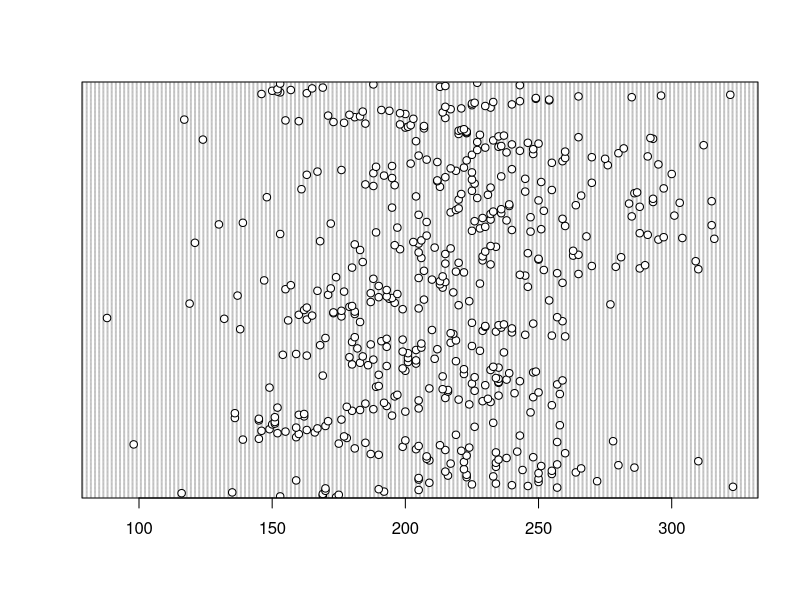
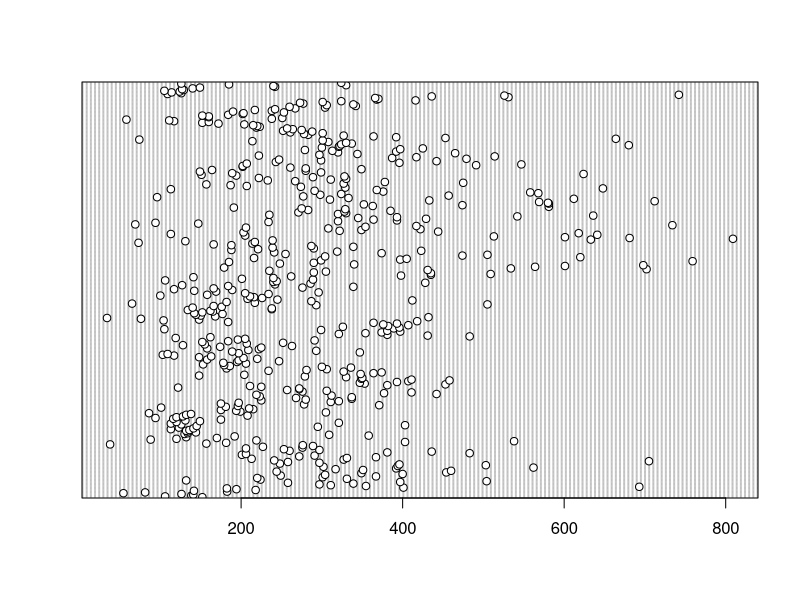
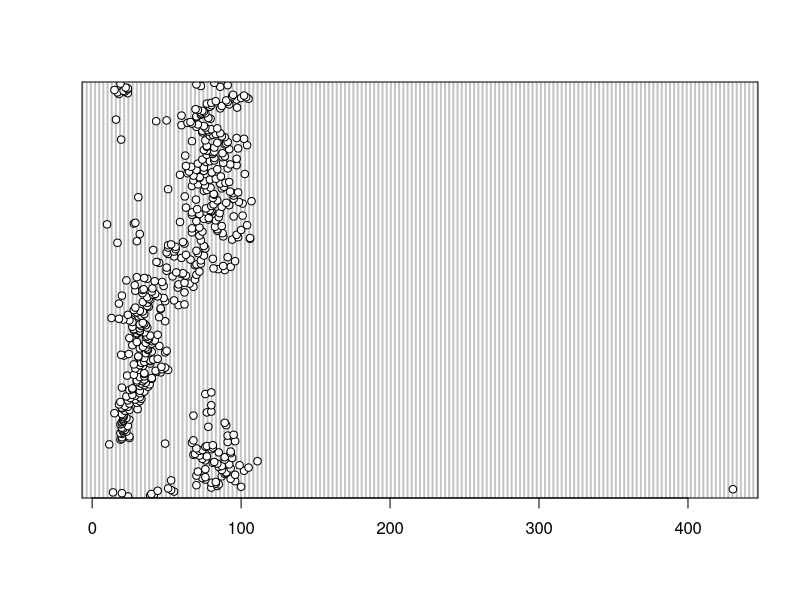
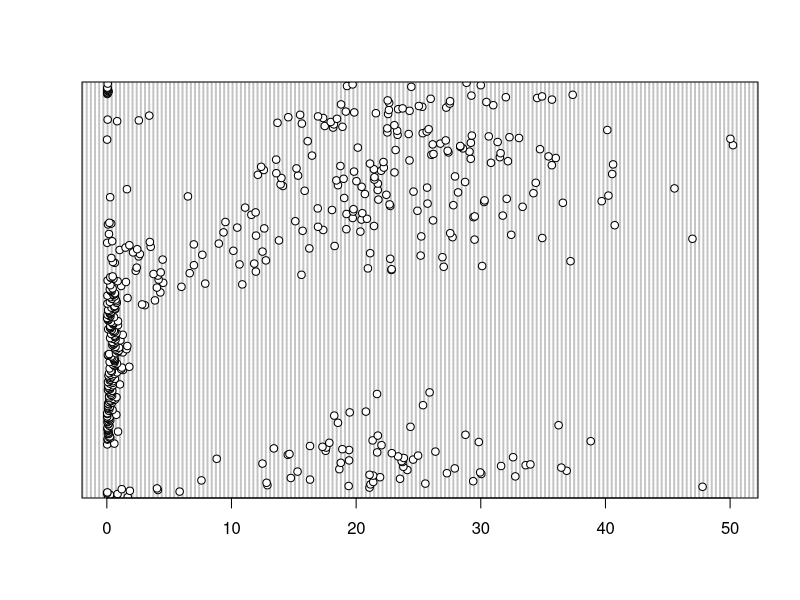
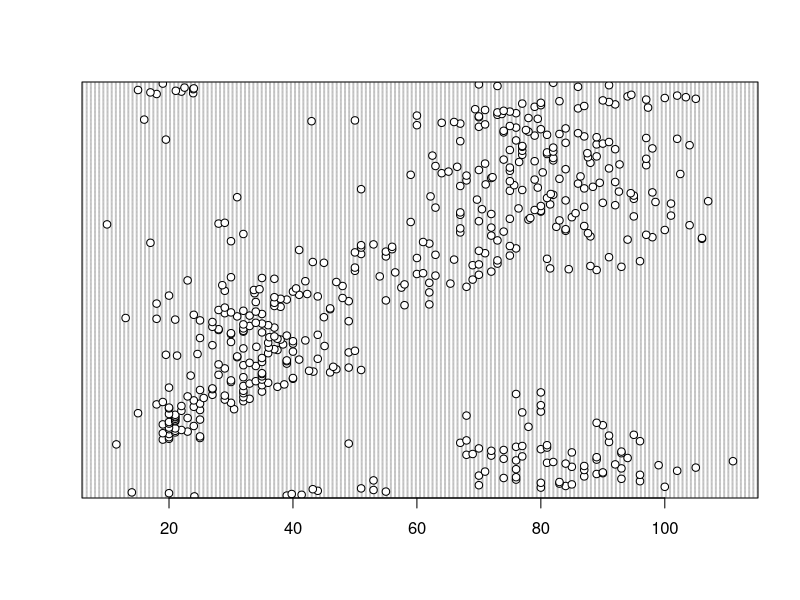
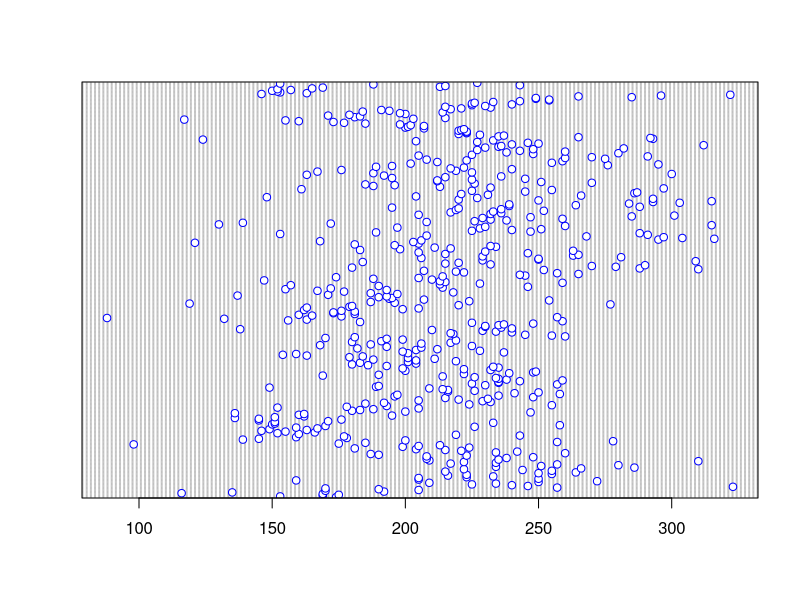
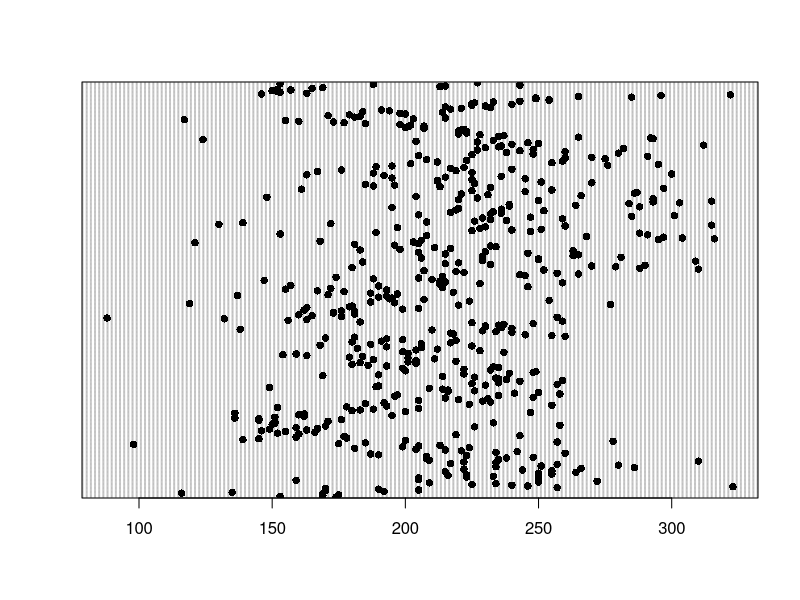
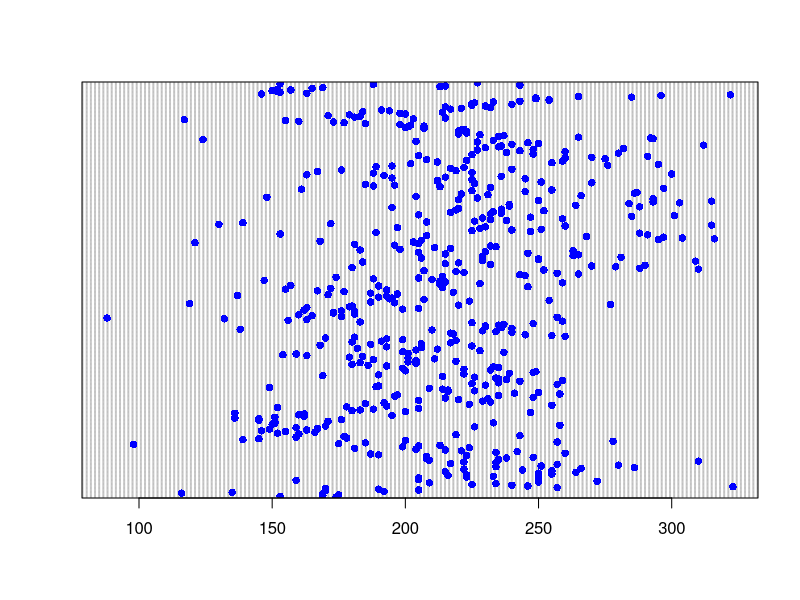

Write R code to recreate these figures, in order. (Note: this script raises an error after producing the figures.)
#Data exploration and Visualisation 
#Material written by Dr. Alex Douglas at Aberdeen University
#you can find the instructions here: https://alexd106.github.io/QUADstatR/exercise_4.html for more details and background
getwd()
#set your working directory
setwd("C:/Users/Rey/Documents/Indonesia workshop/For_participants") #this is the path to where you have stored the data
#for example, if you saved your data in Documents/workshop, your path would be "C:\Documents\workshop"

#this first section is covering basic plots in base R

#Import the ‘squid1.txt’ file into R using the read.table() function and assign it to a variable named squid. 
squid <- read.table("squid1.txt", header=T)
#if you get errors here, you might not have set the working directory properly, ask a neighbour or raise your hand!

#These data were originally collected as part of a study published in Aquatic Living Resources1 in 2005. 
#The aim of the study was to investigate the seasonal patterns of investment in somatic and reproductive tissues 
#in the long finned squid Loligo forbesi caught in Scottish waters. 
#Squid were caught monthly from December 1989 - July 1991 (month and year variables). 
#After capture, each squid was given a unique specimen code, weighed (weight) and the sex determined (sex - only female squid are included here). 
#The size of individuals was also measured as the dorsal mantle length (DML) and the mantle weight measured without internal organs (eviscerate.weight). 
#The gonads were weighed (ovary.weight) along with the accessory reproductive organ (the nidamental gland, nid.weight, nid.length). 
#Each individual was also assigned a categorical measure of maturity (maturity.stage, ranging from 1 to 5 with 1 = immature, 5 = mature). 
#The digestive gland weight (dig.weight) was also recorded to assess nutritional status of the individual

#Use the str() function to display the structure of the dataset and the summary() function to summarise the dataset. 

str(squid) #this gives you all the column names and the data type in each column
#squid is a dataframe, which means it can hold different types of data
#How many observations are in this dataset? How many variables? 
summary(squid)
#this gives you the ranges of each column

#The year, month and maturity.stage variables were coded as integers in the original dataset. 
#Here we would like to code them as factors. 
#Create a new variable for each of these variables in the squid dataframe and recode them as factors. 

#factors are categories. these might be treatments, years, sites, etc
#imagine that you want to compare trends across years, sites, etc. this is easier to do with factors
squid$Year_f <- as.factor(squid$year)
squid$month_f <- as.factor(squid$month)
squid$maturity.stage_f <- as.factor(squid$maturity.stage)

#Use the str() function again to check the coding of these new variables.
str(squid)
#now the new columns have the type 'Factor'

############DOTCHARTS ############
#The humble cleveland dotplot is a great way of identifying if you have potential outliers in continuous variables. 
#Create dotplots (using the dotchart() function) for the following variables; DML, weight, nid.length and ovary.weight. 

dotchart(squid$DML)
dotchart(squid$weight)
dotchart(squid$nid.length)
dotchart(squid$ovary.weight)
#Do these variables contain any unusually large or small observations? 

#it looks like nid.length does! this turned out to be a recording error, and we can fix it
which(squid$nid.length > 400) #this gives the row of the value that is the outlier
#the which() function goes through the data and asks which values meet the condition of >400, it will output the row number where this is true
squid$nid.length[11]
#then we can go in and change it
squid$nid.length[11] <- 43.2 #use the <- symbol to assign a new value
#see if it worked
dotchart(squid$nid.length) #yes! the outlier is gone


#anytime you want to know what you can change in a function, go into the console window and type ? then the function
?dotchart
#it will open the help window with all of the details about that function
#you then change the arguments from their default values by adding them to the function call

#you can play with different things like colours
dotchart(squid$DML, col="blue")

#or symbols
dotchart(squid$DML, pch=16)

#combine the two
dotchart(squid$DML, pch=16, col="blue")
#you can find all the pch values here: http://www.sthda.com/english/wiki/r-plot-pch-symbols-the-different-point-shapes-available-in-r


#If you prefer to create a single figure with all 4 plots you can always split your plotting device into 2 rows and 2 columns. 
par(mfrow=c(2,2)) #this tells it that I wand 2 rows and 2 columns
#par sets graphical parameters

dotchart(squid$DML, main="DML")
dotchart(squid$weight, main="Weight")
dotchart(squid$nid.length, main="nid.length")
dotchart(squid$ovary.weight, main="ovary weight")

#so it plots 4 figures in one page


#########HISTOGRAMS########

#When exploring your data it is often useful to visualise the distribution of continuous variables. 
#create histograms for the variables; DML, weight, eviscerate.weight and ovary.weight using the hist() function

par(mfrow=c(2,2))
hist(squid$DML, main="DML", xlab="DML")
hist(squid$weight, main="Weight", xlab="Weight")
hist(squid$eviscerate.weight, main="Eviscerate.weight")
hist(squid$ovary.weight, main="Ovary.weight")


######SCATTERPLOTS #######

#Scatterplots are great for visualising relationships between two continuous variables. 
#Plot the relationship between DML on the x axis and weight on the y axis. 
par(mfrow=c(1,1))
plot(x=squid$DML, y=squid$weight, xlab="DML", ylab="weight")

#How would you describe this relationship? Is it linear? 


#####BOXPLOTS ######
#When visualising differences in a continuous variable between levels of a factor (categorical variable) then a boxplot is your friend 
#Create a boxplot to visualise the differences in DML at each maturity stage (don’t forget to use the recoded version of this variable you created)
boxplot(DML ~ maturity.stage_f, data = squid, ylab = "DML", xlab = "Maturity stage")

#The thick horizontal line in the middle of the box is the median value of DML. 
#The upper line of the box is the upper quartile (75th percentile) and the lower line is the lower quartile (25th percentile). 
#The distance between the upper and lower quartiles is known as the inter quartile range and represents the values of weight for 50% of the data. 
#The dotted vertical lines are called the whiskers and their length is determined as 1.5 x the inter quartile range. 
#Data points that are plotted outside the the whiskers represent potential unusual observations. 

###### SIMPLE LINEAR MODELS######
##linear models if you're looking at relationships
## this is a linear relationship of the format y=mx+b
lm1 <- lm(weight ~ DML, data=squid) #this format is response variable ~ explanatory variable, so y ~ x
summary(lm1)
#under coefficients, your (Intercept) Estimate is your b (-407.71171)
#and your DML estimate is your slope (m), (3.23068)

#let's see how it looks on top of our data
plot(weight ~ DML, data=squid)
lines(x=squid$DML, y=summary(lm1)$coefficients[1] +summary(lm1)$coefficients[2]*squid$DML, col="red")
mtext(paste("Adj R2= ", round(summary(lm1)$adj.r.squared,digits=2) ,sep=""), side=1, line=-2, adj=1)
#the R2 value measures how well the linear model predicts the real data, it's pretty good!

#it is always important to inspect the diagnostics plots for your linear models to make sure you are not violating any assumptions
par(mfrow=c(2,2))
plot(lm1)

#the top left plot is testing whether the residuals exhibit non-linear patterns, we want it to be roughly horizontal
#the top right plot is testing whether the residuals are normally distributed, so we want the points to follow the diagonal line
#the bottom left plot is testing equal variance, if the red line is about horizontal, then assumption of equal variance is met
#the bottom right plot is looking at influential values, so if any values fall outside of Cook's distance, it is an influential data point

#the residuals are the differences between the real data point and the line of the linear model

#these plots don't look quite right
#top left is not horizontal, and bottom left is not horizontal
#the Normal QQ plot looks a little bit off, the points should follow the dotted line (although in real data, it is rare that this is perfect!)

#let's see if we can linearise it
#One approach to linearising relationships is to apply a transformation on one or both variables. 
#Try transforming the weight variable with either a natural log (log()) or square root (sqrt()) transformation. 
#I suggest you create new variables in the squid dataframe for your transformed variables
squid$weight_log <- log(squid$weight) #apply the log() transformation
par(mfrow=c(1,1))
plot(x=squid$DML, y=squid$weight_log)
#that looks a bit different!

#let's try the lm again
lm2 <- lm(weight_log ~ DML, data=squid)
summary(lm2)

par(mfrow=c(2,2))
plot(lm2)
#that's a bit better!
#they are still not perfect but real data is rarely perfect! we have made it better and can accept assumptions of linear models

#we can try the square root
squid$weight_sqrt <- sqrt(squid$weight)
par(mfrow=c(1,1))
plot(x=squid$DML, y=squid$weight_sqrt)
#that looks a bit different again!

#let's try the lm again
lm3 <- lm(weight_sqrt ~ DML, data=squid)
summary(lm3)

par(mfrow=c(2,2))
plot(lm3)

#this might be the best transformation so let's plot the data with the linear model
par(mfrow=c(1,1))
plot(weight_sqrt ~ DML, data=squid)
lines(x=squid$DML, y=summary(lm3)$coefficients[1] +summary(lm3)$coefficients[2]*squid$DML, col="red") #the y variable here is just mx+b!
mtext(paste("Adj R2= ", round(summary(lm3)$adj.r.squared,digits=2) ,sep=""), side=1, line=-2, adj=1)


##### USING GGPLOT2 ########
#These figures are perfectly fine to include in a paper, but often, using ggplot creates "nicer" figures
install.packages("ggplot2")
library("ggplot2")

# hist_figure <- 
  
  ggplot(squid, aes(x=DML)) + #we name our plot so that we can call it at any time
                                           #the + here is very important! This is how you add elements to your plot
  geom_histogram() +                        #so here, we are saying "make a ggplot object" AND create a histogram from the data
  labs(title="DML", x="DML", y="Frequency") #AND give it particular labels

hist_figure <- ggplot(squid, aes(x=DML)) + 
  geom_histogram() +                        
  labs(title="DML", x="DML", y="Frequency")


#this is how you build up a ggplot object, piece by piece
  
plot(hist_figure)

#you can make multiple histograms for DML by maturity stage
hist_4 <- hist_figure +                     #and now we can take the data from figure1 AND add the multiple panels
  facet_wrap(~ maturity.stage_f, nrow = 2) +
  theme_minimal()                           #AND remove the grey background

plot(hist_4)


#create a boxplot
box_figure<- ggplot(squid, aes(x=maturity.stage_f, y=DML)) +
  geom_boxplot() +
  theme_minimal() +
  labs(x=, y=)

plot(box_figure)

##you can do a lot with gggplot, you can find more details for boxplots here: http://www.sthda.com/english/wiki/ggplot2-box-plot-quick-start-guide-r-software-and-data-visualization

##one of the best things about ggplot is that it's easy to save a high resolution figure 
ggsave("boxplot_DML.jpeg", box_figure, device="jpeg", dpi=1500 )
#the dpi is "dots per inch" and is your resolution. journals require high res images
#you can change jpeg to png if you want too!

#you can explore all the possible layers in ggplot2 here : https://ggplot2.tidyverse.org/reference/index.html